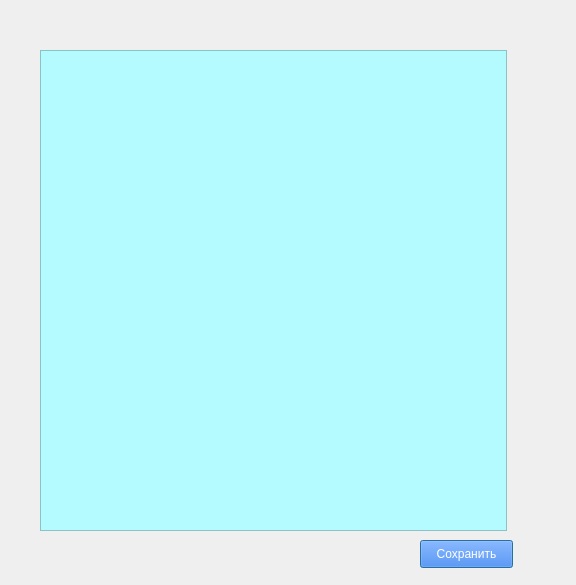
<?xml version="1.0" encoding="UTF-8"?>
<ui version="4.0">
 <class>database_book</class>
 <widget class="QDialog" name="database_book">
  <property name="geometry">
   <rect>
    <x>0</x>
    <y>0</y>
    <width>576</width>
    <height>585</height>
   </rect>
  </property>
  <property name="windowTitle">
   <string>Dialog</string>
  </property>
  <widget class="QTableView" name="tableView">
   <property name="geometry">
    <rect>
     <x>40</x>
     <y>50</y>
     <width>467</width>
     <height>481</height>
    </rect>
   </property>
   <property name="styleSheet">
    <string notr="true">background-color:rgb(179, 251, 255)</string>
   </property>
  </widget>
  <widget class="QPushButton" name="pushButton">
   <property name="geometry">
    <rect>
     <x>420</x>
     <y>540</y>
     <width>93</width>
     <height>28</height>
    </rect>
   </property>
   <property name="styleSheet">
    <string notr="true">color: white;
background-color:rgb(15, 107, 255)</string>
   </property>
   <property name="text">
    <string>Cохранить</string>
   </property>
  </widget>
  <widget class="QLabel" name="mainpicture">
   <property name="geometry">
    <rect>
     <x>0</x>
     <y>0</y>
     <width>581</width>
     <height>601</height>
    </rect>
   </property>
   <property name="text">
    <string/>
   </property>
  </widget>
  <zorder>mainpicture</zorder>
  <zorder>tableView</zorder>
  <zorder>pushButton</zorder>
 </widget>
 <resources/>
 <connections/>
</ui>
